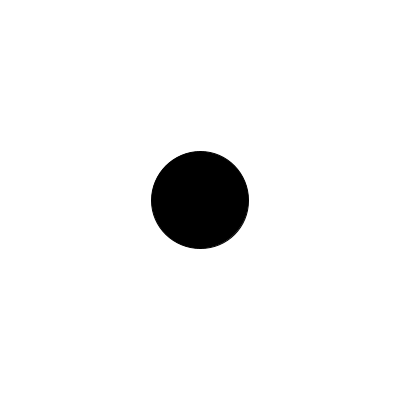
Frame 1 (no input)
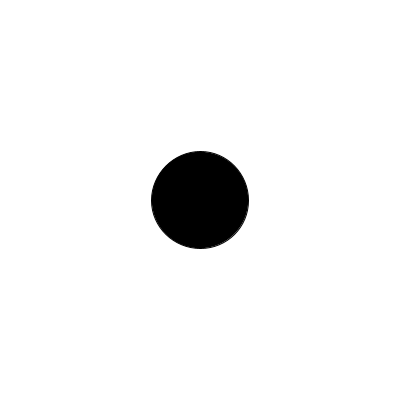
Frame 60 (the mouse pressed at the canvas centre just before this capture)
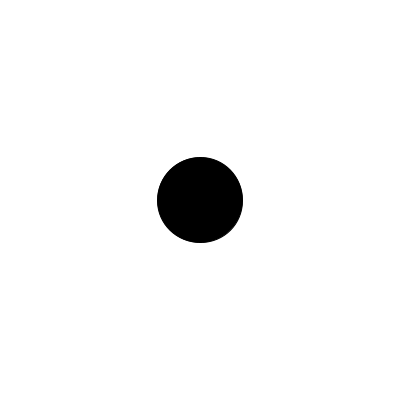
Frame 120 (the mouse held since frame 60 and released just before this capture)

The Processing sketch that drew these frames (run headless with seeded random() and noise(); from frame 60 on, the mouse is pressed at the canvas centre):

// Processing sketch: N1_3_GaussianDistribution
// ── N1_3_GaussianDistribution.pde
import java.util.Random;
Random gen;
void setup() {
  size(400,400);
  gen = new Random();
}

void draw() {
  background(255);
  float h = (float) gen.nextGaussian();
  h = h * 10;
  h = h + 100;
  fill(0);
  ellipse(width/2,height/2,h,h);
}
